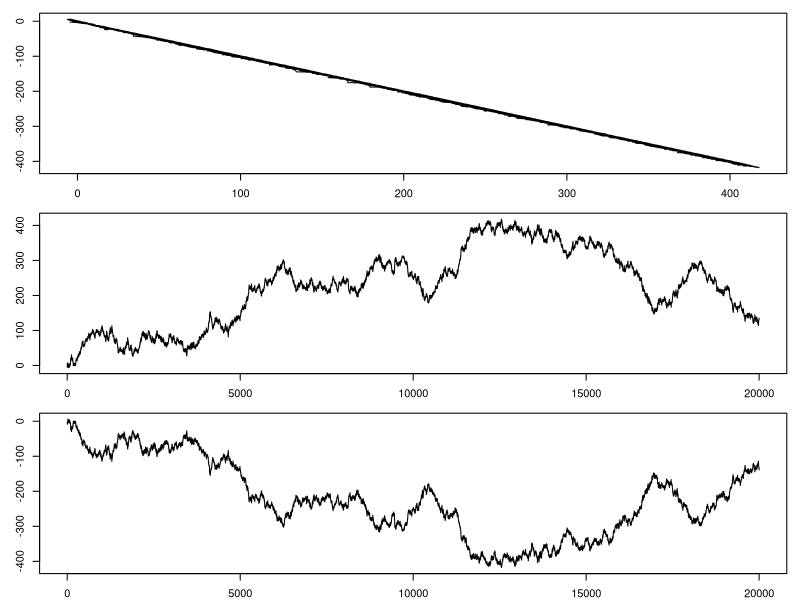

Source code (R):
B <- Inf
#B <- 5  # try commenting and uncommenting this
n <- 20000

x.vec <- rep(0,n)
y.vec <- rep(0,n)

x.vec[1] <- 0.01
y.vec[1] <- 0.1

for (i in seq(2, n)) {
  repeat {
    x <- rexp(1, y.vec[i-1])
    if (x < B)
      break
  }
  x.vec[i] <- x
  repeat {
    y <- rexp(1, x)
    if (y < B)
      break
  }
  y.vec[i] <- y
}

opar <- par(mfcol = c(3, 1), mar = c(2,3,1,1))
plot(log(x.vec), log(y.vec), type = "l")
plot(log(x.vec), type = "l")
plot(log(y.vec), type = "l")
par(opar)
